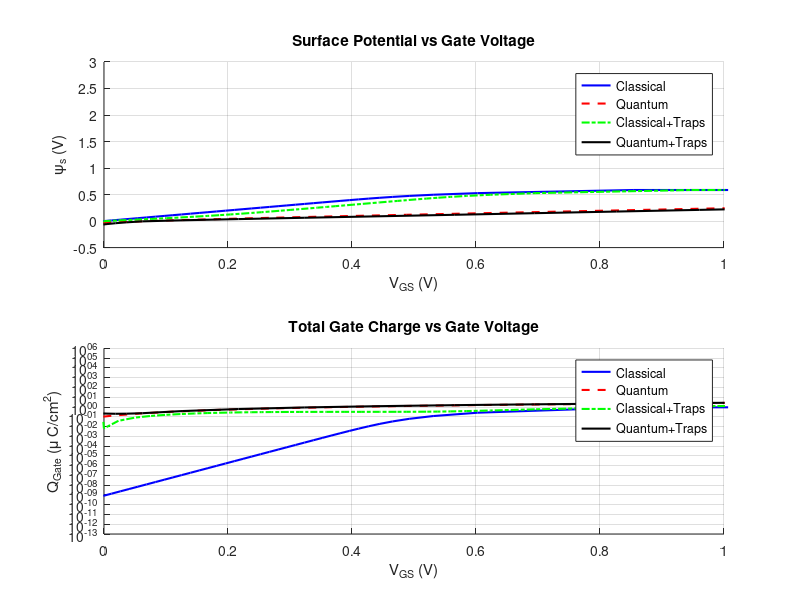

This chart was generated by the following MATLAB code:
function output = solve_dg_poisson()
    % SOLVE_DG_POISSON 
    % Solves surface potential and charge for Double-Gate MOSFETs under:
    % 1. Classical (Taur) 
    % 2. Quantum (Log-Linear + Dark Space)
    % 3. Classical + Traps
    % 4. Quantum + Traps
    
    %% --- 1. PHYSICAL CONSTANTS & DEVICE PARAMETERS ---
    q       = 1.602e-19;    % Elementary charge (C)
    kB      = 1.38e-23;     % Boltzmann constant (J/K)
    eps0    = 8.854e-12;    % Vacuum permittivity (F/m)
    eps_si  = 11.7 * eps0;  % Silicon permittivity
    eps_ox  = 3.9 * eps0;   % Oxide permittivity
    h_bar   = 1.054e-34;    % Reduced Planck constant
    m0      = 9.11e-31;     % Electron rest mass
    
    % -- Device Geometry & Temp --
    T       = 300;          % Temperature (K)
    kT      = kB * T;
    Vt      = kT / q;       % Thermal Voltage
    Tsi     = 7e-9;         % Silicon Thickness (7 nm)
    EOT     = 1e-9;         % Equivalent Oxide Thickness (1 nm)
    Cox     = eps_ox / EOT; % Oxide Capacitance (F/m^2)
    Vfb     = 0.0;          % Flatband Voltage
    ni      = 1.5e10 * 1e6; % Intrinsic carrier conc (m^-3)
    
    % -- Quantum Parameters (Si 100) --
    % Ground state: Delta_2 valleys (Heavy mass in quantization direction)
    mz_conf = 0.91 * m0;    % Confinement effective mass
    md_dos  = 0.19 * m0;    % Density of states effective mass (transverse)
    gv      = 2;            % Valley degeneracy
    
    % First Subband Energy (Infinite Well Approx)
    E1      = (h_bar^2 * pi^2) / (2 * mz_conf * Tsi^2); 
    E1_eV   = E1 / q;
    
    % Effective 2D DOS (N_c)
    % D0 = gv * m_dos / (pi * h_bar^2)
    D0      = gv * md_dos / (pi * h_bar^2); 
    Nc_2D   = D0 * kT;      % Effective density (m^-2)

    % -- Interface Trap Parameters (Sech^2 Model) --
    Nit_peak = 2e12 * 1e4;  % Peak Trap Density (m^-2 eV^-1). 2e12 cm^-2
    Et_center= 0.0;         % Trap center relative to midgap (eV)
    sigma_E  = 0.1;         % Trap width (eV) (Disorder + Thermal)
    
    
    %% --- 2. SETUP SWEEP ---
    % We sweep the CENTER POTENTIAL (psi_c) and calculate everything else.
    % This avoids convergence issues in the subthreshold to inversion transition.
    psi_c_sweep = linspace(-0.2, 1.2, 100); 
    
    % Initialize Results Structures
    results = struct('Vg', [], 'Psis', [], 'Qg', [], 'name', '');
    cases = [1, 2, 3, 4];
    plot_styles = {'b-', 'r--', 'g-.', 'k-'};
    plot_names = {'Classical', 'Quantum', 'Classical+Traps', 'Quantum+Traps'};

    figure('Name', 'Physics Comparison', 'Color', 'w');
    subplot(2,1,1); hold on; grid on; xlabel('V_{GS} (V)'); ylabel('\psi_s (V)');
    title('Surface Potential vs Gate Voltage');
    
    subplot(2,1,2); hold on; grid on; xlabel('V_{GS} (V)'); ylabel('Q_{Gate} (\mu C/cm^2)');
    title('Total Gate Charge vs Gate Voltage');

    %% --- 3. SOLVER LOOP ---
    for c_idx = 1:4
        case_num = cases(c_idx);
        
        Vg_arr   = zeros(size(psi_c_sweep));
        Psis_arr = zeros(size(psi_c_sweep));
        Qg_arr   = zeros(size(psi_c_sweep));
        
        for i = 1:length(psi_c_sweep)
            pc = psi_c_sweep(i);
            
            % -- A. SOLVE SEMICONDUCTOR PHYSICS (Internal) --
            if case_num == 1 || case_num == 3
                % === CLASSICAL (TAUR FORMALISM) ===
                % Solve for beta: exp(q*pc/kT) = (2*eps*kT/(q^2*ni)) * (2*beta/Tsi)^2
                % Rearranged: beta^2 = Const * exp(pc/Vt)
                
                K_taur = (q^2 * ni) / (2 * eps_si * kT);
                beta_sq = (Tsi/2)^2 * K_taur * exp(pc/Vt);
                beta = sqrt(beta_sq);
                
                % Check limit for beta (beta < pi/2 for solution existence)
                if beta >= pi/2
                    beta = pi/2 - 1e-6; % Clamp to avoid singularity
                end
                
                % Calculate Surface Potential (Classical)
                % psi(x) = pc - 2Vt*ln(cos(beta*2x/Tsi))
                % at surface x = Tsi/2 -> cos(beta)
                ps = pc - 2*Vt * log(cos(beta));
                
                % Calculate Classical Mobile Charge
                % Q_semi = (4*eps*Vt/Tsi) * beta * tan(beta)
                Q_semi = (4 * eps_si * Vt / Tsi) * beta * tan(beta);
                
            else
                % === QUANTUM (LOG-LINEAR + DARK SPACE) ===
                % 1. Calculate Integrated Charge Density (N_inv)
                % Arg = (q*pc - E1)/kT. Note: pc is usually defined relative to E_int.
                % Here assuming pc is band bending.
                arg = (q*pc - E1) / kT;
                
                % N_inv = Nc * ln(1 + exp(arg))
                N_inv = Nc_2D * log(1 + exp(arg));
                Q_semi = q * N_inv;
                
                % 2. Calculate Quantum Potential Drop (Dark Space)
                % Delta_psi = (q * N_inv * Tsi / 8*eps) * (1 - 4/pi^2)
                geom_factor = (1 - 4/(pi^2));
                delta_psi_qm = (Q_semi * Tsi / (8 * eps_si)) * geom_factor;
                
                ps = pc + delta_psi_qm;
            end
            
            % -- B. SOLVE INTERFACE PHYSICS (Traps) --
            Q_it = 0;
            if case_num == 3 || case_num == 4
                % Tanh Trap Model
                % Charge = -q * N_peak * tanh((q*ps - E_center)/sigma)
                trap_arg = (q*ps - Et_center*q) / (sigma_E*q);
                Q_it = -q * Nit_peak * tanh(trap_arg);
            end
            
            % -- C. SOLVE BOUNDARY CONDITION (Gate Voltage) --
            % Vg = Vfb + ps + (Q_semi + Q_it_magnitude) / Cox
            % Note: Q_semi is electron charge magnitude (positive in formula above)
            % Q_it is usually negative for acceptor traps.
            % Total charge on gate Qg = + (Q_semi_electrons + Q_trapped_electrons)
            
            Q_total_gate = Q_semi + abs(Q_it); % Assuming Q_it is negative charge
            
            Vg = Vfb + ps + Q_total_gate / Cox;
            
            % Store
            Vg_arr(i)   = Vg;
            Psis_arr(i) = ps;
            Qg_arr(i)   = Q_total_gate * 1e4; % Convert to uC/cm^2? No, just C/m^2 * 1e4 -> C/cm^2? 
            % Let's keep SI: C/m^2. 
            % For plot, convert to uC/cm^2: 1 C/m^2 = 100 uC/cm^2
            Qg_arr(i)   = Q_total_gate * 100; 
        end
        
        % Plotting
        subplot(2,1,1); plot(Vg_arr, Psis_arr, plot_styles{c_idx}, 'DisplayName', plot_names{c_idx}, 'LineWidth', 1.5);
        subplot(2,1,2); plot(Vg_arr, Qg_arr,   plot_styles{c_idx}, 'DisplayName', plot_names{c_idx}, 'LineWidth', 1.5);
    end
    
    subplot(2,1,1); legend('Location','best'); xlim([0 1.0]);
    subplot(2,1,2); legend('Location','best'); xlim([0 1.0]); set(gca, 'YScale', 'log');
    
    output = 'Simulation Complete';
end